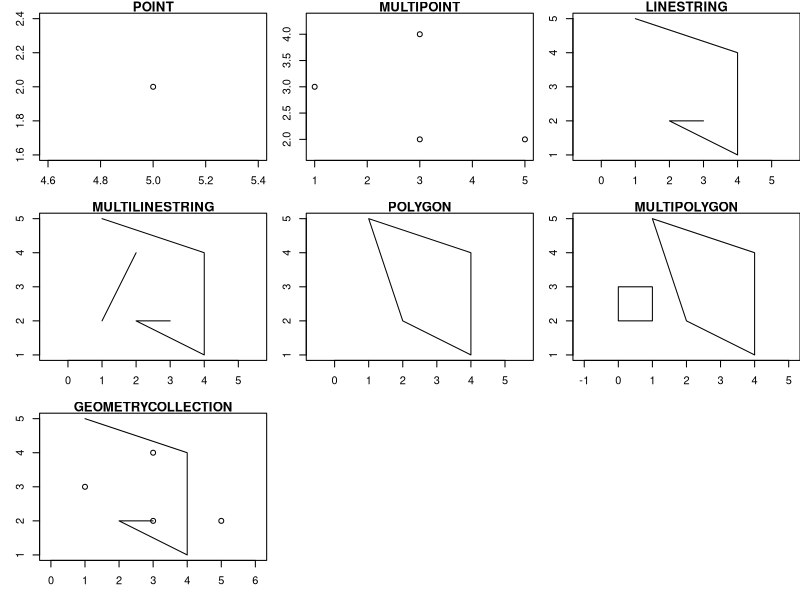

Write R code to recreate this figure.
## ---- chunk 1
knitr::opts_chunk$set(echo = TRUE, message = FALSE, warning = FALSE)
## ---- chunk 2
library(sf)
library(purrr)
library(tibble)
library(dplyr)
library(tidyr)
## ---- chunk 3
st_type = function(x){
  if (all(is.na(x))){
    return(NA)
  } 
  x_class = class(x)
  if ("sfg" %in% x_class){
    return("sfg")
  } else if ("sfc" %in% x_class){
    return("sfc")
  } else if ("sf" %in% x_class){
    return("sf")
  }
}
st_geometry_type_s = function(x){
  if (is.null(x)){
    return(NULL)
  } else {
    return(as.character(st_geometry_type(x)))
  }
}
st_cast_s = possibly(st_cast, NULL)
unique_s = function(x) ifelse(is.null(x), "NA", unique(x))
st_caster = function(x){
  geometries_df = data_frame(to = c("POINT", "MULTIPOINT", 
                                    "LINESTRING", "MULTILINESTRING",
                                    "POLYGON", "MULTIPOLYGON",
                                    "GEOMETRYCOLLECTION"))
  
  geo_df = geometries_df %>% 
    mutate(result = map(to, st_cast_s, x = x)) %>% 
    mutate(result_geom = map(result, st_geometry_type_s)) %>% 
    mutate(result_geom_length = map_int(result_geom, length)) %>% 
    mutate(result_geom = map_chr(result_geom, unique_s)) %>% 
    mutate(result_type = map_chr(result, st_type)) %>% 
    mutate(input = list(x)) %>% 
    mutate(input_geom = st_geometry_type_s(x)) %>% 
    mutate(input_geom_length = map_int(input_geom, length)) %>% 
    mutate(input_geom = map_chr(input_geom, unique_s)) %>% 
    mutate(input_type = st_type(x)) %>% 
    mutate(input_geom = paste0(input_geom, "(", input_geom_length, ")"),
           result_geom = paste0(result_geom, "(", result_geom_length, ")")) %>% 
    select(input_geom, to, result_geom_length) %>% 
    mutate(result_geom_length = if_else(result_geom_length == 0, NA_integer_, result_geom_length)) %>% 
    spread(to, result_geom_length)
  
  geo_df
}
## ---- chunk 4
pts_sfg = st_point(c(5, 2))

multipoint_matrix = rbind(c(5, 2), c(1, 3), c(3, 4), c(3, 2))
mpts_sfg = st_multipoint(multipoint_matrix)

linestring_matrix = rbind(c(1, 5), c(4, 4), c(4, 1), c(2, 2), c(3, 2))
line_sfg = st_linestring(linestring_matrix)

multilinestring_list = list(rbind(c(1, 5), c(4, 4), c(4, 1), c(2, 2), c(3, 2)), 
                            rbind(c(1, 2), c(2, 4)))
mline_sfg = st_multilinestring((multilinestring_list))

polygon_list = list(rbind(c(1, 5), c(2, 2), c(4, 1), c(4, 4), c(1, 5)))
poly_sfg = st_polygon(polygon_list)

multipolygon_list = list(list(rbind(c(1, 5), c(2, 2), c(4, 1), c(4, 4), c(1, 5))),
                         list(rbind(c(0, 2), c(1, 2), c(1, 3), c(0, 3), c(0, 2))))
mpoly_sfg = st_multipolygon(multipolygon_list)

gemetrycollection_list = list(st_multipoint(multipoint_matrix),
                              st_linestring(linestring_matrix))
geoc_sfg = st_geometrycollection(gemetrycollection_list)

sfgs = list(pts_sfg = pts_sfg, mpts_sfg = mpts_sfg,
            line_sfg = line_sfg, mline_sfg = mline_sfg, 
            poly_sfg = poly_sfg, mpoly_sfg = mpoly_sfg,
            geoc_sfg = geoc_sfg)
## ---- chunk 5
pts_sfc = st_sfc(pts_sfg)
mpts_sfc = st_sfc(mpts_sfg)
line_sfc = st_sfc(line_sfg)
mline_sfc = st_sfc((mline_sfg))
poly_sfc = st_sfc(poly_sfg)
mpoly_sfc = st_sfc(mpoly_sfg)
geoc_sfc = st_sfc(geoc_sfg)

sfcs = list(pts_sfc = pts_sfc, mpts_sfc = mpts_sfc,
            line_sfc = line_sfc, mline_sfc = mline_sfc, 
            poly_sfc = poly_sfc, mpoly_sfc = mpoly_sfc,
            geoc_sfc = geoc_sfc)
## ---- chunk 6
my_df = data.frame(col = "a")
pts_sf = st_sf(my_df, pts_sfc)
mpts_sf = st_sf(my_df, mpts_sfc)
line_sf = st_sf(my_df, geom = line_sfc)
mline_sf = st_sf(my_df, geom = mline_sfc)
poly_sf = st_sf(my_df, geom = poly_sfc)
mpoly_sf = st_sf(my_df, geom = mpoly_sfc)
geoc_sf = st_sf(my_df, geom = geoc_sfc)

sfs = list(pts_sf = pts_sf, mpts_sf = mpts_sf,
           line_sf = line_sf, mline_sf = mline_sf, 
           poly_sf = poly_sf, mpoly_sf = mpoly_sf,
           geoc_sf = geoc_sf)
## ---- chunk 7
par(mfrow = c(3, 3))
par(mar = c(3, 3, 1, 0))
plot(pts_sfc, axes = TRUE, main = "POINT")
plot(mpts_sfc, axes = TRUE, main = "MULTIPOINT")
plot(line_sfc, axes = TRUE, main = "LINESTRING")
plot(mline_sfc, axes = TRUE, main = "MULTILINESTRING")
plot(poly_sfc, axes = TRUE, main = "POLYGON")
plot(mpoly_sfc, axes = TRUE, main = "MULTIPOLYGON")
plot(geoc_sfc, axes = TRUE, main = "GEOMETRYCOLLECTION")
## ---- chunk 8
sfgs_st_cast = sfgs %>% map_dfr(st_caster)
sfcs_st_cast = sfcs %>% map_dfr(st_caster)
sfs_st_cast = sfs %>% map_dfr(st_caster)
## ---- chunk 9
knitr::kable(sfgs_st_cast)
## ---- chunk 10
knitr::kable(sfcs_st_cast)
## ---- chunk 11
knitr::kable(sfs_st_cast)
